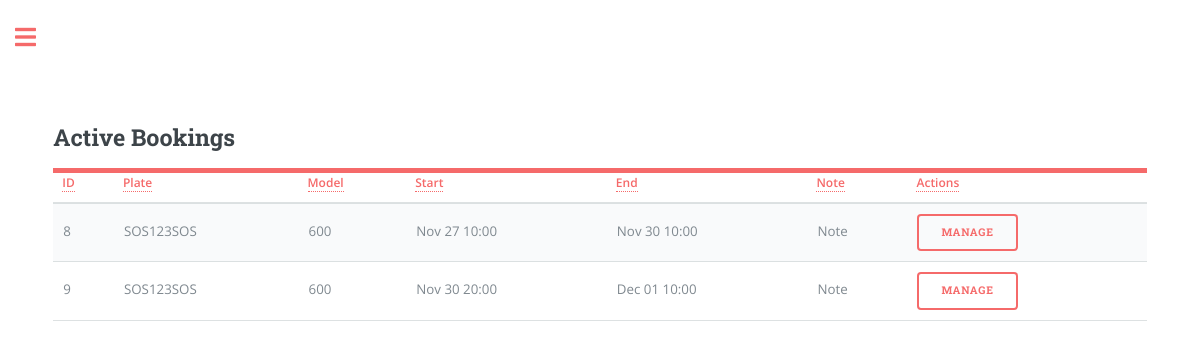
Page /bookings_view (signed in) on the earlier database version.
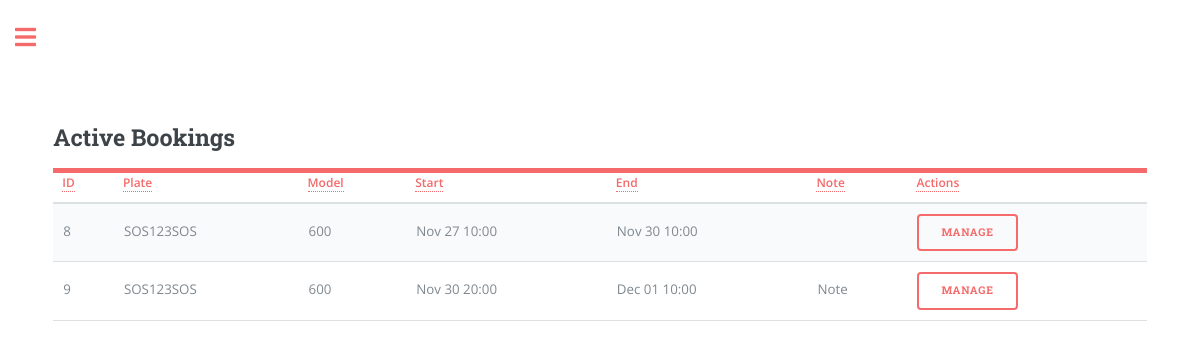
Same page on the later database version.
### app/models.py (models this page shows, shortened)
class Booking(db.Model):
    id = db.Column(db.Integer, primary_key=True)
    start_datetime = db.Column(db.DateTime, nullable=False)
    end_datetime = db.Column(db.DateTime, nullable=False)
    car_plate = db.Column(db.String(8), db.ForeignKey('car.plate'), nullable=False)
    user_id = db.Column(db.Integer, db.ForeignKey('user.id'), nullable=False)
    note = db.Column(db.String(160))
    car = db.relationship('Car', backref='bookings', lazy=True)

class Car(db.Model):
    plate = db.Column(db.String(8), primary_key=True, index=True, unique=True)
    make = db.Column(db.String(15), index=True)
    model = db.Column(db.String(15), index=True)
    fuel = db.Column(db.String(8), index=True)
    year = db.Column(db.Integer, index=True)
    cc = db.Column(db.Integer, index=True)
    user_id = db.Column(db.Integer, db.ForeignKey('user.id'))

### app/routes.py (the view)
@app.route('/bookings_view', methods=['GET', 'POST'])
@login_required
def bookings_view():
    current_date = datetime.utcnow()
    active_bookings = Booking.query.filter(
        (Booking.user_id == current_user.id) &
        (Booking.end_datetime > current_date)
    ).all()
    return render_template('bookings_view.html', user_bookings=active_bookings, page='bookings_view')

### app/models.py (called while the page is built)
@login.user_loader
def load_user(id):
    return User.query.get(int(id))

### app/templates/bookings_view.html (shortened to what this page needs)
{% extends "index.html" %}
{% block content %}
<head>
  <link rel="stylesheet" href="{{ url_for('static', filename='css/main.css') }}">
</head>
<header id="header">
  <h2>Active Bookings</h2>
</header>
<form action="{{ url_for('bookings_manage') }}" method="POST">
<table class="table" id="bookingTable">
    <thead>
      <tr>
        <th scope="col"><a href="#" class="sort-link" data-sort="id">ID</a></th>
        <th scope="col"><a href="#" class="sort-link" data-sort="plate">Plate</a></th>
        <th scope="col"><a href="#" class="sort-link" data-sort="model">Model</a></th>
        <th scope="col"><a href="#" class="sort-link" data-sort="start_datetime">Start</a></th>
        <th scope="col"><a href="#" class="sort-link" data-sort="end_datetime">End</a></th>
        <th scope="col"><a href="#" class="sort-link" data-sort="note">Note</a></th>
        <th scope="col"><a>Actions</a></th>
      </tr>
    </thead>
    <tbody>
      {% for booking in user_bookings %}
      <tr>
          <td data-sort="id">{{ booking.id }}</td>
          <td data-sort="plate">{{ booking.car.plate }}</td>
          <td data-sort="model">{{ booking.car.model }}</td>
          <td data-sort="start_datetime">{{ booking.start_datetime.strftime("%b %d %H:%M") }}</td>
          <td data-sort="end_datetime">{{ booking.end_datetime.strftime("%b %d %H:%M") }}</td>
          <td data-sort="note">
            {% if booking.note %}
            <span class="note-tooltip">
                Note
            </span>
        {% endif %}
          </td>
          <td>
              <button type="submit" class="btn btn-danger" name="manage_booking" value="{{ booking.id }}">Manage</button>
        </td>
      </tr>
      {% endfor %}
  </tbody>
</table>
</form>
{% endblock %}

Differences in the rows shown:
changed Booking "Nov 27 10:00": no longer shows "Note"
